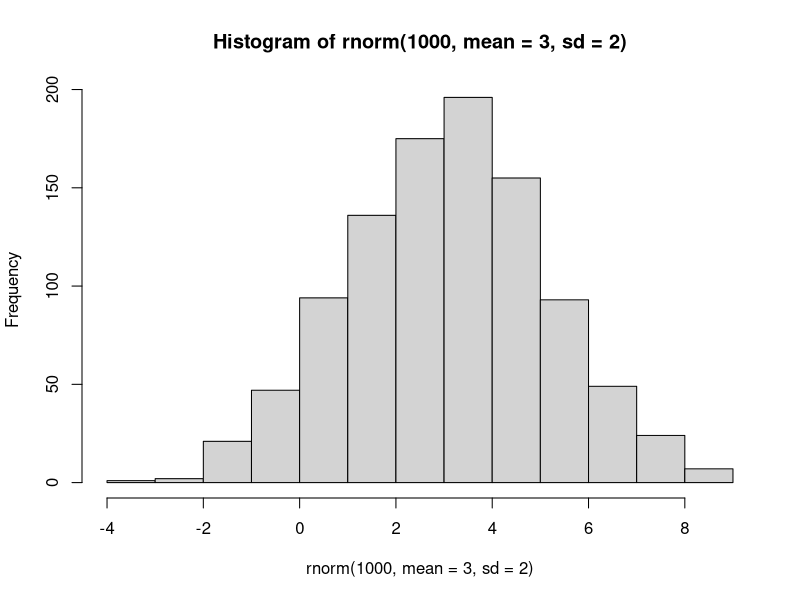
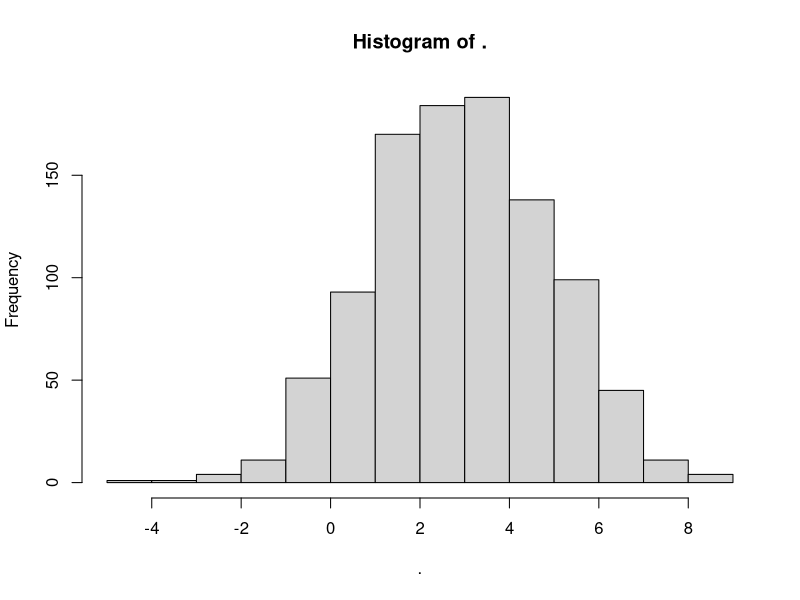
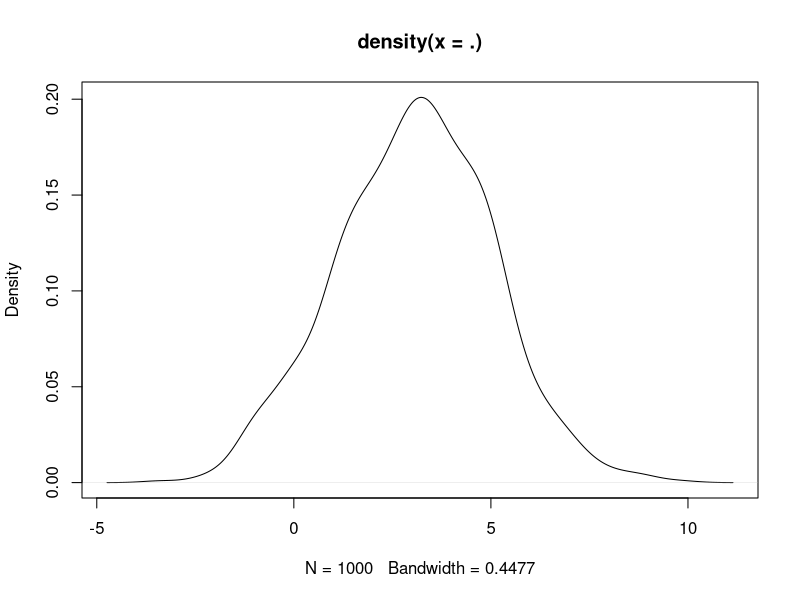
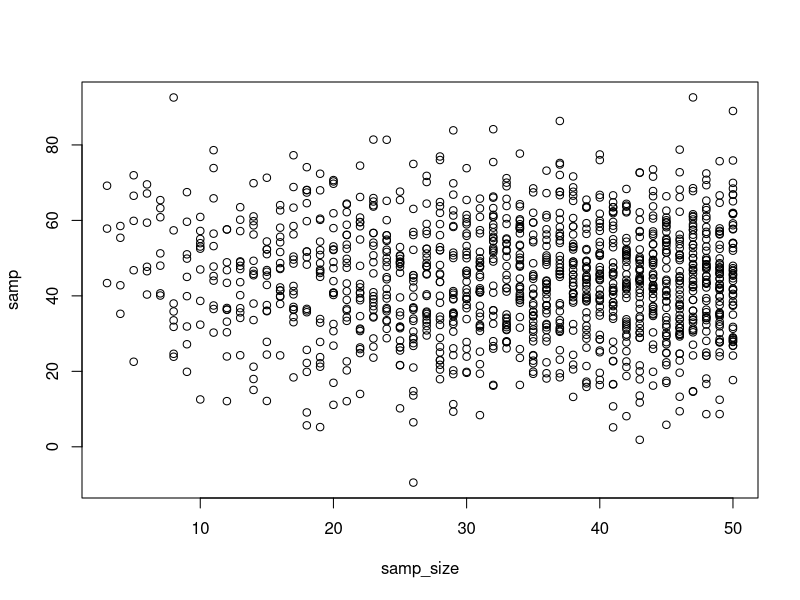
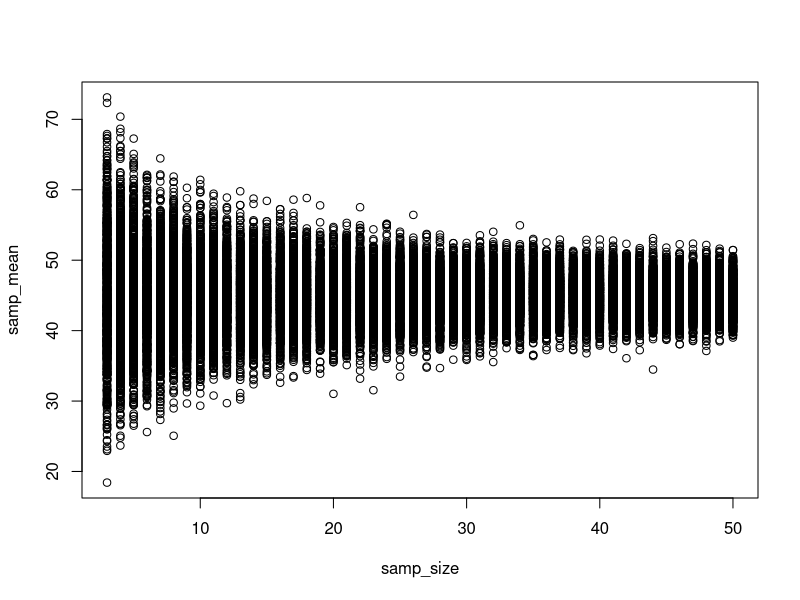

These figures' R source, in order: (Note: this script raises an error after producing the figures.)
#'--------------------------------------
#'
#' @title Simulation of Sampling to answer
#' HOW BIG SHOULD MY SAMPLE SIZE BE?!?!?!?!?!?!
#' 
#' @author Jarrett Byrnes
#'--------------------------------------

# libraries for this code
library(dplyr)
library(purrr)

# Random number generation ####
#draw from a normal population
rnorm(n = 5, mean = 3, sd = 2)
hist(rnorm(1000, mean = 3, sd = 2))

rnorm(1000, mean = 3, sd = 2) %>%
  hist()

rnorm(1000, mean = 3, sd = 2) %>%
  density() %>%
  plot()


# let's show this pseudo-randomness
set.seed(607)
rnorm(5, mean = 5, sd = 2)

#simulate flipping a coin - binomial
# how many heads do we get if we flip an unbiased coin
# 10 times
rbinom(1, prob = 0.5, size = 10)

#repeat the 10 flips 100 times (100 trials)
rbinom(100, prob = 0.5, size = 10)

# equal probability of any number in a range
runif(50, min = -5, max = 5)

#random whole numbers
runif(10, min = 0, max = 10) %>%
  round()

# Assuming we have intuition about a population, let's sample it ####

# Our assumptions
mean_pop <- 45
sd_pop <- 15

# Let's set up our sim!
# What sample sizes do we need?

samp_sim <- data.frame(samp_size = 3:50)


# NOW - we need to do some simulations!
#If we just wanted one random draw
samp_sim_one_replicate <- samp_sim %>%
  rowwise(samp_size) %>% #group by row number
  summarize(samp = rnorm(samp_size, mean = mean_pop, sd = sd_pop))

#what did we get
head(samp_sim_one_replicate)
plot(samp ~ samp_size, data = samp_sim_one_replicate)

# This is great - but, we want to estimate the mean at 
# each sample size, some huge number of times (1000?)
samp_sim_means <- samp_sim %>%
  rowwise(samp_size) %>% #group by row number
  summarize(samp_mean = replicate(1000,
                                  rnorm(samp_size, mean = mean_pop, 
                                        sd = sd_pop) %>% 
                                    mean()))

plot(samp_mean ~ samp_size, data = samp_sim_means)

# The comment first approach to simulation (or anything with dplyr)

# Assume a some population parameters
# Create a data frame with a variety of plausible sample sizes/properties
# For each sample size (set of params)...
# Replicate calculating estimated paramters from a random draw some # of times


# Let's get simulated mean and SDs to examine sample size ####
# Assume a some population parameters
mean_pop <- 45
sd_pop <- 15

# Create a data frame with a variety of plausible sample sizes/properties
sim_results <- data.frame(samp_size = 3:30) %>%
  # For each sample size (set of params)...
  rowwise(samp_size) %>%
  
  # Replicate calculating estimated parameters 
  # from a random draw 
  # some # of times
  summarize(samp_mean = replicate(100, 
                                  mean(rnorm(samp_size, mean_pop,sd_pop))),
            samp_sd = replicate(100, sd(rnorm(samp_size, mean_pop,sd_pop))))

# I replicated 100 simulations twice. Annoying!
# What if I only did it once, and made a DF for each sim
# Create a data frame with a variety of plausible sample sizes/properties
sim_results <- data.frame(samp_size = 3:30) %>%
  # For each sample size (set of params)...
  rowwise(samp_size) %>%
  
  # Replicate calculating estimated parameters 
  # from a random draw 
  # some # of times
  summarize(map_df(1:100,
                   ~data.frame(sim = .x,
                               samp_mean =  mean(rnorm(samp_size, mean_pop,sd_pop)),
                               samp_sd =  sd(rnorm(samp_size, mean_pop,sd_pop)))))
                               

# Faded Examples ####
#Some preperatory material
set.seed(42)
mean_pop <- 10
sd_pop <- 3
nsim <- 100
samp_sim <- data.frame(samp_size = 3:50)

#Mean simulations
sampSim %>%
  rowwise(samp_size) %>%
  summarize(samp_mean = 
              replicate(nsim, 
                        rnorm(samp_size, mean_pop, sd_pop) %>% mean()))

#Now the faded examples! Fill in the ___

#Median simulations
median_sims <- samp_sim %>%
  rowwise(samp_size) %>%
  summarize(samp_median = 
              replicate(nsim, 
                   rnorm(samp_size, mean_pop, sd_pop) %>% median()))


plot(samp_median ~ samp_size, data = median_sims)



#IQR simulations
#function for interquartile range - IQR()
iqr_sims <- samp_sim %>%
  rowwise(samp_size) %>%
  summarize(samp_iqr = 
         replicate(nsim, 
              rnorm(samp_size, mean_pop, sd_pop) %>% IQR()))

plot(samp_iqr ~ samp_size, data = iqr_sims)

### Sample and sift!

sim_results_common_sim <- samp_sim %>%
  rowwise(samp_size) %>%
  summarize(map_df(1:50,
                   ~data.frame(sim = .x,
                               sample_values = rnorm(samp_size, mean_pop, sd_pop)))) %>%
  group_by(samp_size, sim) %>%
  summarize(mean_samp = mean(sample_values),
            sd_samp = sd(sample_values),
            median_samp = median(sample_values))

### If we did this with functions

one_sim <- function(samp_size){
  samp <- rnorm(samp_size, mean_pop, sd_pop)
  
  out <- data.frame(mean_samp = mean(samp),
             sd_samp = sd(samp),
             median_samp = median(samp))
  
  return(out)
}


samp_fun_results <- samp_sim %>%
  rowwise(samp_size) %>%
  summarise(map_df(1:50, ~one_sim(samp_size)))
